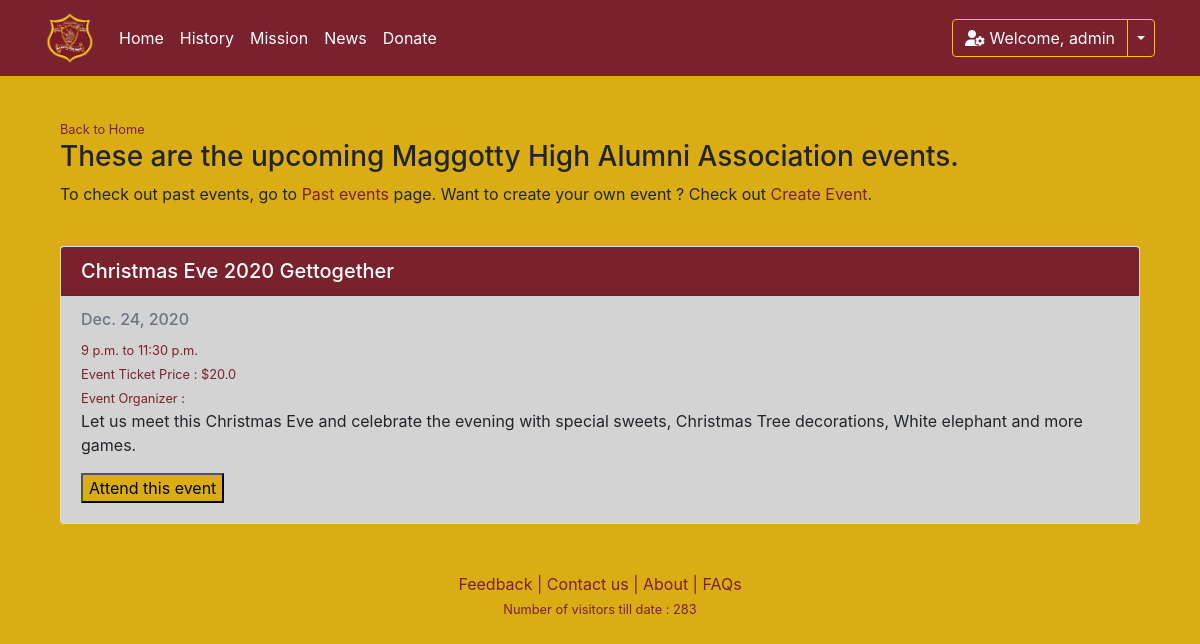
The app's page /upcomingevents/ (signed in) with its own data.
### Maggotty/models.py (models this page shows, shortened)
class Event(models.Model):
    eventName = models.CharField("Event Name", max_length=255, blank=False)
    eventDesc = models.TextField("Event Description", max_length=1024, blank=True, null=True)
    fromDate = models.DateField(blank=False)
    toDate = models.DateField(blank=False)
    startTime = models.TimeField()
    endTime = models.TimeField()
    ticket = models.FloatField("Ticket Price", null=True)
    isApproved = models.BooleanField("Is Approved", default=False)
    createdBy = models.CharField("Created By", max_length=255, editable=False)

### Maggotty/views.py (the view)
# urls.py: path("upcomingevents/", views.upcomingevents, name="upcomingevents"),
def upcomingevents(request):
    if request.method == 'POST':
        print(request.POST)
        if request.POST.get('recordID'):
            event_id = int(request.POST.get('recordID'))
            currEvent = Event.objects.filter(id=event_id)[0]
            current_order = Order()
            current_user = request.user
            current_order.username= current_user.username
            current_order.eventID = event_id
            current_order.eventName = currEvent.eventName
            current_order.ticketPrice = currEvent.ticket
            current_order.save()
            user_Orders = Order.objects.filter(username=current_user.username, ifPaid=False)
            return render(request, "Maggotty/mycart.html", {"Orders": user_Orders})
    else:
        today = date.today()
        after_ten_yrs = today.replace(year = today.year + 10)
        today = today.strftime('%Y-%m-%d')
        allEvents = Event.objects.filter(fromDate__range=[today,after_ten_yrs])
        return render(request, "Maggotty/upcomingevents.html", {"allEvents": allEvents})

### Maggotty/templates/Maggotty/upcomingevents.html (shortened to what this page needs)
{% extends "Maggotty/layout.html" %}
{% block content %}
<div class="container">
    <div class="row row-content">
        <div class="col col-sm order-sm-first col-md">
            <small ><a href="{% url 'home' %}" class="redLink">Back to Home</a></small>
            <h3>
                These are the upcoming Maggotty High Alumni Association events.<br/>
            </h3>
            <p>
                To check out past events, go to <a class="redLink" href="{% url 'alleventslist' %}">Past events</a> page.
                Want to create your own event ? Check out <a class="redLink" href="{% url 'createevent' %}">Create Event</a>.
            </p>
            <br/>
        </div>
    </div>
    <form action="" method="POST">
    {% for record in allEvents %}
    <div class="card">
        <h5 class="card-header text-white" style="background-color: #7a212e;">{{record.eventName}}</h5>
        <div class="card-body" style="background-color:lightgray;">
          {% if record.fromDate == record.toDate %}
            <h6 class="card-subtitle mb-2 text-muted">{{record.fromDate}}</h6>
          {% else %}
            <h6 class="card-subtitle mb-2 text-muted">{{record.fromDate}} - {{record.toDate}}</h6>
          {% endif %}
          <small class="redLink">{{record.startTime}} to {{record.endTime}}</small><br/>
          <small class="redLink">Event Ticket Price : ${{record.ticket}}</small><br/>
          <small class="redLink">Event Organizer : {{record.createdBy}}</small>
          <p class="card-text">{{record.eventDesc}}</p>
          <button type="submit" name='recordID' class="btnYellow" value="{{record.id}}">Attend this event</button>
        </div>
      </div>
    <br/>
    {% endfor %}
  </form>
</div>
{% endblock %}

### Maggotty/templates/Maggotty/layout.html (shortened to what this page needs)
<!DOCTYPE html>
<html>
<head>
    {% load static %}
    <link rel="stylesheet" type="text/css" href="{% static 'Maggotty/style.css' %}">
    <link rel="stylesheet" href="https://stackpath.bootstrapcdn.com/bootstrap/4.5.2/css/bootstrap.min.css">
    <link rel="stylesheet" href="https://stackpath.bootstrapcdn.com/font-awesome/4.7.0/css/font-awesome.min.css">
    <link rel="stylesheet" href="https://cdnjs.cloudflare.com/ajax/libs/tempusdominus-bootstrap-4/5.39.0/css/tempusdominus-bootstrap-4.min.css" />
</head>
<body class="bgPage">
    <nav class="navbar navbar-expand-md navbar-dark mb-3">
        <div class="container">
            <a class="navbar-brand" href="#">
                <img src="{% static 'Maggotty/MHLogo_tran.png' %}" height="50">
              </a>
            <div class="collapse navbar-collapse" id="navbarCollapse">
                <div class="navbar-nav">
                    <a href="{% url 'home' %}" class="nav-item nav-link active">Home</a>
                    <a href="{% url 'history' %}" class="nav-item nav-link active" >History</a>
                    <a href="{% url 'mission' %}" class="nav-item nav-link active">Mission</a>
                    <a href="{% url 'news' %}" class="nav-item nav-link active">News</a>
                    <a href="{% url 'donate' %}" class="nav-item nav-link active">Donate</a>
                </div>
                <div class="navbar-nav ml-auto">
                    {% if user.is_authenticated %}
                    <div class="btn-group">
                        <button type="button" class="btn btn-warning"><i class='fas fa-user-cog user-icon'></i> Welcome, {{ user.username }}</button>
                        <button type="button" class="btn btn-warning dropdown-toggle dropdown-toggle-split" data-toggle="dropdown" aria-haspopup="true" aria-expanded="false">
                        </button>
                      </div>
                    {% else %}
                        <a href="{% url 'register'%}" class="nav-item nav-link" style="color:white">Register</a>
                        <a href="{% url 'login'%}" class="nav-item nav-link" style="color:white">Login</a>
                    {% endif %}
                </div>
            </div>
        </div>
    </nav>
    <div class="container">
        <div class="row">
            <div class="col-md-12">
                  <br/>
                  {% block content %}
                  {% endblock %}
            </div>
        </div>
    </div>
    <footer style="padding-top: 2%;">
        <div class="row">
            <p>
                <div class="col-md-12 text-md-center col-s-3">
                    <a href="{% url 'feedback' %}" class="redLink" href="./feedback.html" >Feedback</a>
                    <span class="redLink">|</span>
                    <a href="{% url 'contact' %}" class="redLink">Contact us</a>
                    <span class="redLink">|</span>
                    <a href="{% url 'about' %}" class="redLink">About</a>
                    <span class="redLink">|</span>
                    <a href="{% url 'faq' %}" class="redLink">FAQs</a>
                </div>
            </p>
        </div>
        <div class="row">
            <div class="col-md-12 text-md-center text-muted">
              <p><small class="redLink">Number of visitors till date : 283</small></p>
            </div>
        </div>
    </footer>
</body>
</html>

### Maggotty/static/Maggotty/style.css (style rules this page uses)
.navbar { background: #7a212e; }
.btn { background-color: #7a212e !important; color:white !important; }
.btnYellow { background-color: #DBAD15 !important; color:black !important; }
.redLink { color:#7a212e !important; }
.bgPage { background-color: #daaa0cf5; }

### records on screen
Event: eventName "Christmas Eve 2020 Gettogether", fromDate "Dec. 24, 2020", startTime "9 p.m.", endTime "11:30 p.m.", ticket "20.0", eventDesc "Let us meet this Christmas Eve and celebrate the evening with special sweets, Christmas Tree decorations, White elephant and more games.", {{ record.id }} 8 (drawn)

### other values on screen
{{ user.username }} "admin"
